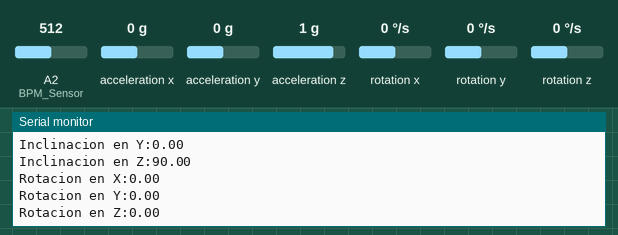
Simulated run of this sketch. Board: Arduino Uno, built with avr-gcc and run on an emulated ATmega328P. Shown: the last lines printed to the serial monitor. Inputs (shaded band) come from the test bench; at power-on: acceleration z 1 g, A2 (BPM_Sensor) = 512, acceleration x 0 g, acceleration y 0 g, rotation x 0 °/s, rotation y 0 °/s, rotation z 0 °/s.

Above: at 1.2 s.
1.3 s: acceleration z set to 0 g
At 1.51 s:
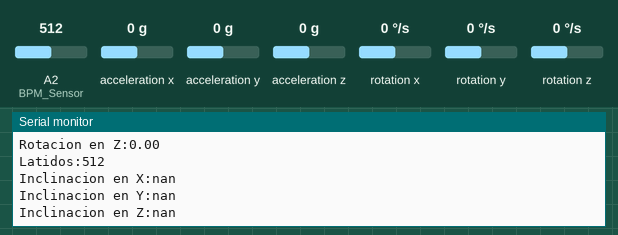
2.8 s: A2 (BPM_Sensor) set to 716
At 3.33 s:
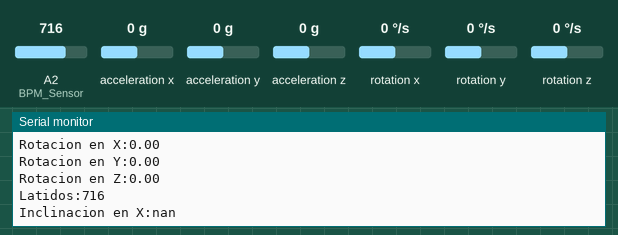
4.3 s: acceleration x set to -1.4 g
At 4.48 s:
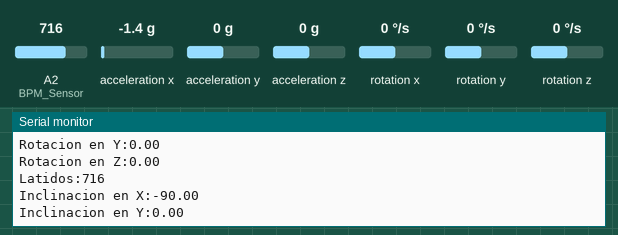
5.8 s: acceleration y set to -1.4 g
At 6.09 s:
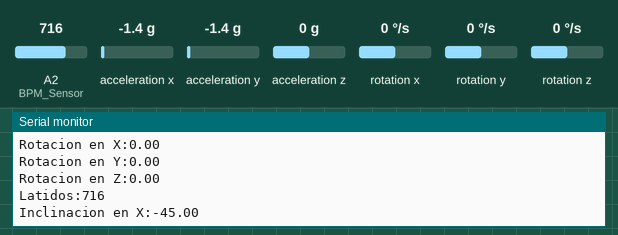
7.3 s: A2 (BPM_Sensor) set to 992
At 7.48 s:
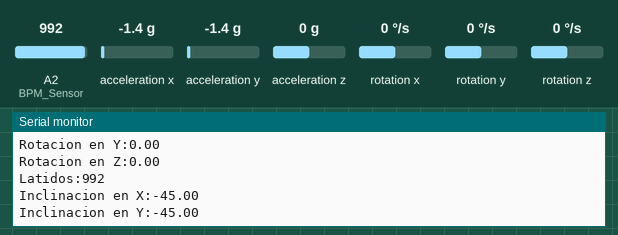
8.8 s: rotation x set to -192 °/s
At 9.33 s:
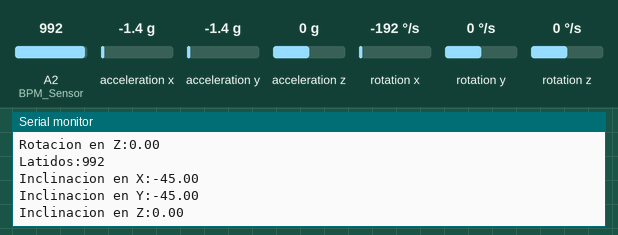
Timing chart, 0 to 11.3 s (numbered marks = the images above; inputs shaded):
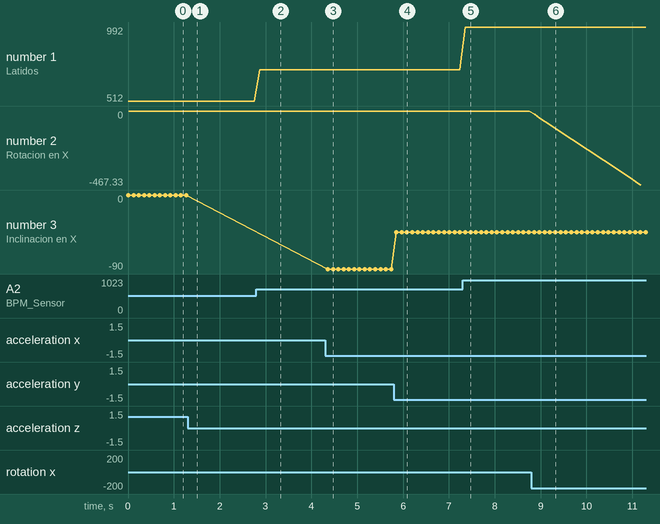

Measured:
- after the input at 1.3 s, the serial monitor: prints a new line after 0.09 s (image 1)
- after the input at 2.8 s, the serial monitor: prints a new line after 0.07 s (image 2)
- after the input at 4.3 s, the serial monitor: prints a new line after 0.06 s (image 3)
- after the input at 5.8 s, the serial monitor: prints a new line after 0.05 s (image 4)
- after the input at 7.3 s, the serial monitor: prints a new line after 0.05 s (image 5)
- after the input at 8.8 s, the serial monitor: prints a new line after 0.07 s (image 6)
- plotted number 1: 512 → 716 after the input at 2.8 s, 716 → 992 after the input at 7.3 s
- plotted number 2: 0 → -467.33 after the input at 8.8 s

The sketch:

Giroscopio.ino
```cpp
#include <Wire.h>
#include <MPU6050.h>

MPU6050 Giroscopio;

int gx, gy, gz;
long Timer_Prev, Timer;
float accel_ang_x, accel_ang_y, accel_ang_z, girosc_ang_x, girosc_ang_y, girosc_ang_z;
int BPM_Sensor = 16;

void setup() {
  Wire.begin();
  Serial.begin(57600);
  Giroscopio.initialize();
  while (!Giroscopio.testConnection()) {
    Serial.println("Sensor No Conectado");
  }
  Serial.println("Sensor Conectado");
  Timer_Prev = millis();
  pinMode(BPM_Sensor, INPUT);
}

void loop() {
  Timer = millis();
  float dt = Timer - Timer_Prev; // Tiempo transcurrido desde la última iteración en milisegundos
  Timer_Prev = Timer;

  float ax = Giroscopio.getAccelerationX();
  float ay = Giroscopio.getAccelerationY();
  float az = Giroscopio.getAccelerationZ();
  girosc_ang_x = (Giroscopio.getRotationX() / 131.0) * dt / 1000.0 + girosc_ang_x;
  girosc_ang_y = (Giroscopio.getRotationY() / 131.0) * dt / 1000.0 + girosc_ang_y;
  girosc_ang_z = (Giroscopio.getRotationZ() / 131.0) * dt / 1000.0 + girosc_ang_z;
  accel_ang_x = atan(ax / sqrt(pow(ay, 2) + pow(az, 2))) * (180.0 / PI);
  accel_ang_y = atan(ay / sqrt(pow(ax, 2) + pow(az, 2))) * (180.0 / PI);
  accel_ang_z = atan(az / sqrt(pow(ay, 2) + pow(ax, 2))) * (180.0 / PI);

  int BPM = analogRead(BPM_Sensor);

  Serial.print("Latidos:");
  Serial.println(BPM);

  Serial.print("Inclinacion en X:");
  Serial.println(accel_ang_x);
  Serial.print("Inclinacion en Y:");
  Serial.println(accel_ang_y);
  Serial.print("Inclinacion en Z:");
  Serial.println(accel_ang_z);

  Serial.print("Rotacion en X:");
  Serial.println(girosc_ang_x);
  Serial.print("Rotacion en Y:");
  Serial.println(girosc_ang_y);
  Serial.print("Rotacion en Z:");
  Serial.println(girosc_ang_z);

  delay(100);
}
```

Giroscopio_Lib_DS.cpp
```cpp
#include "arduino.h"
#include "Giroscopio_Lib_DS.h"
```

Giroscopio_Lib_DS.h
```cpp
#ifndef Giroscopio_h
#define Giroscopio_h

class Giroscopio{
  public:
  private:
};
#endif
```
